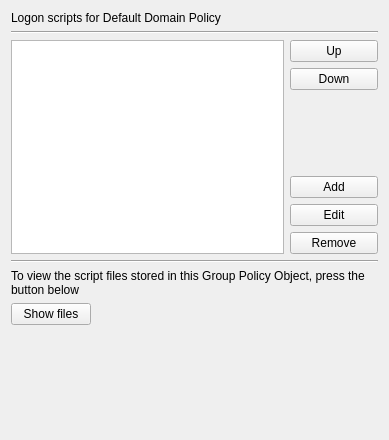
<?xml version="1.0" encoding="UTF-8"?>
<ui version="4.0">
 <class>ScriptsWidget</class>
 <widget class="QWidget" name="ScriptsWidget">
  <property name="geometry">
   <rect>
    <x>0</x>
    <y>0</y>
    <width>389</width>
    <height>440</height>
   </rect>
  </property>
  <property name="windowTitle">
   <string>Form</string>
  </property>
  <layout class="QGridLayout" name="gridLayout">
   <item row="0" column="0" colspan="2">
    <widget class="QLabel" name="logonLabel">
     <property name="text">
      <string>Logon scripts for Default Domain Policy</string>
     </property>
     <property name="buddy">
      <cstring>treeView</cstring>
     </property>
    </widget>
   </item>
   <item row="1" column="0" colspan="2">
    <widget class="Line" name="line">
     <property name="orientation">
      <enum>Qt::Horizontal</enum>
     </property>
    </widget>
   </item>
   <item row="2" column="1">
    <widget class="QPushButton" name="upPushButton">
     <property name="text">
      <string>Up</string>
     </property>
    </widget>
   </item>
   <item row="3" column="1">
    <widget class="QPushButton" name="downPushButton">
     <property name="text">
      <string>Down</string>
     </property>
    </widget>
   </item>
   <item row="4" column="1">
    <spacer name="verticalSpacer_2">
     <property name="orientation">
      <enum>Qt::Vertical</enum>
     </property>
     <property name="sizeHint" stdset="0">
      <size>
       <width>88</width>
       <height>8</height>
      </size>
     </property>
    </spacer>
   </item>
   <item row="5" column="1">
    <widget class="QPushButton" name="addPushButton">
     <property name="text">
      <string>Add</string>
     </property>
    </widget>
   </item>
   <item row="6" column="1">
    <widget class="QPushButton" name="editPushButton">
     <property name="text">
      <string>Edit</string>
     </property>
    </widget>
   </item>
   <item row="7" column="1">
    <widget class="QPushButton" name="removePushButton">
     <property name="text">
      <string>Remove</string>
     </property>
    </widget>
   </item>
   <item row="8" column="0" colspan="2">
    <widget class="Line" name="line_2">
     <property name="orientation">
      <enum>Qt::Horizontal</enum>
     </property>
    </widget>
   </item>
   <item row="9" column="0" colspan="2">
    <widget class="QLabel" name="viewLabel">
     <property name="text">
      <string>To view the script files stored in this Group Policy Object, press the button below</string>
     </property>
     <property name="wordWrap">
      <bool>true</bool>
     </property>
     <property name="buddy">
      <cstring>showPushButton</cstring>
     </property>
    </widget>
   </item>
   <item row="10" column="0">
    <widget class="QPushButton" name="showPushButton">
     <property name="sizePolicy">
      <sizepolicy hsizetype="Fixed" vsizetype="Fixed">
       <horstretch>0</horstretch>
       <verstretch>0</verstretch>
      </sizepolicy>
     </property>
     <property name="text">
      <string>Show files</string>
     </property>
    </widget>
   </item>
   <item row="11" column="0" colspan="2">
    <spacer name="verticalSpacer">
     <property name="orientation">
      <enum>Qt::Vertical</enum>
     </property>
     <property name="sizeType">
      <enum>QSizePolicy::MinimumExpanding</enum>
     </property>
     <property name="sizeHint" stdset="0">
      <size>
       <width>20</width>
       <height>104</height>
      </size>
     </property>
    </spacer>
   </item>
   <item row="2" column="0" rowspan="6">
    <widget class="QTreeView" name="treeView">
     <property name="editTriggers">
      <set>QAbstractItemView::NoEditTriggers</set>
     </property>
     <property name="selectionMode">
      <enum>QAbstractItemView::SingleSelection</enum>
     </property>
     <property name="selectionBehavior">
      <enum>QAbstractItemView::SelectRows</enum>
     </property>
    </widget>
   </item>
  </layout>
 </widget>
 <resources/>
 <connections/>
</ui>
